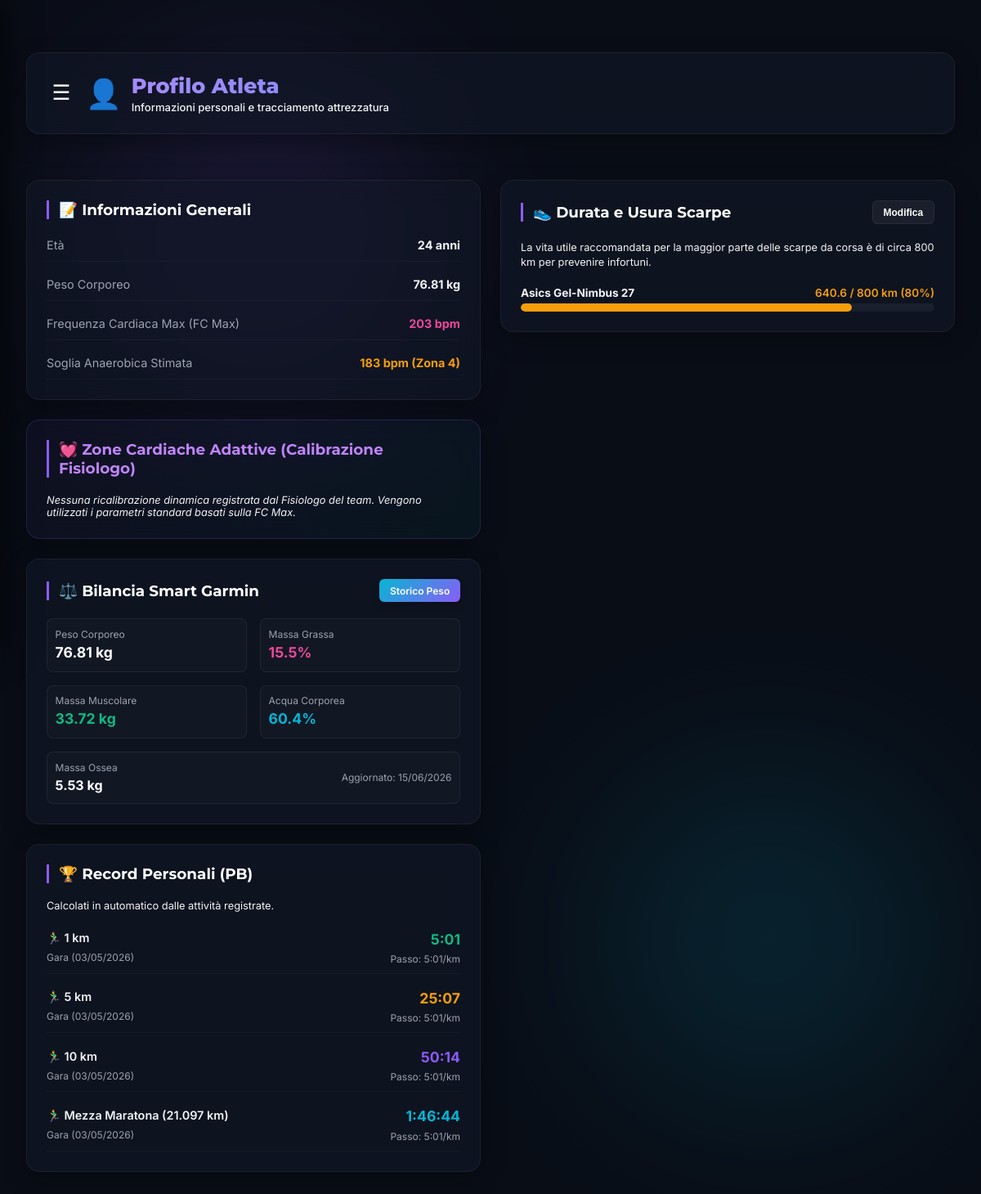
Before: /profile with the older database file.
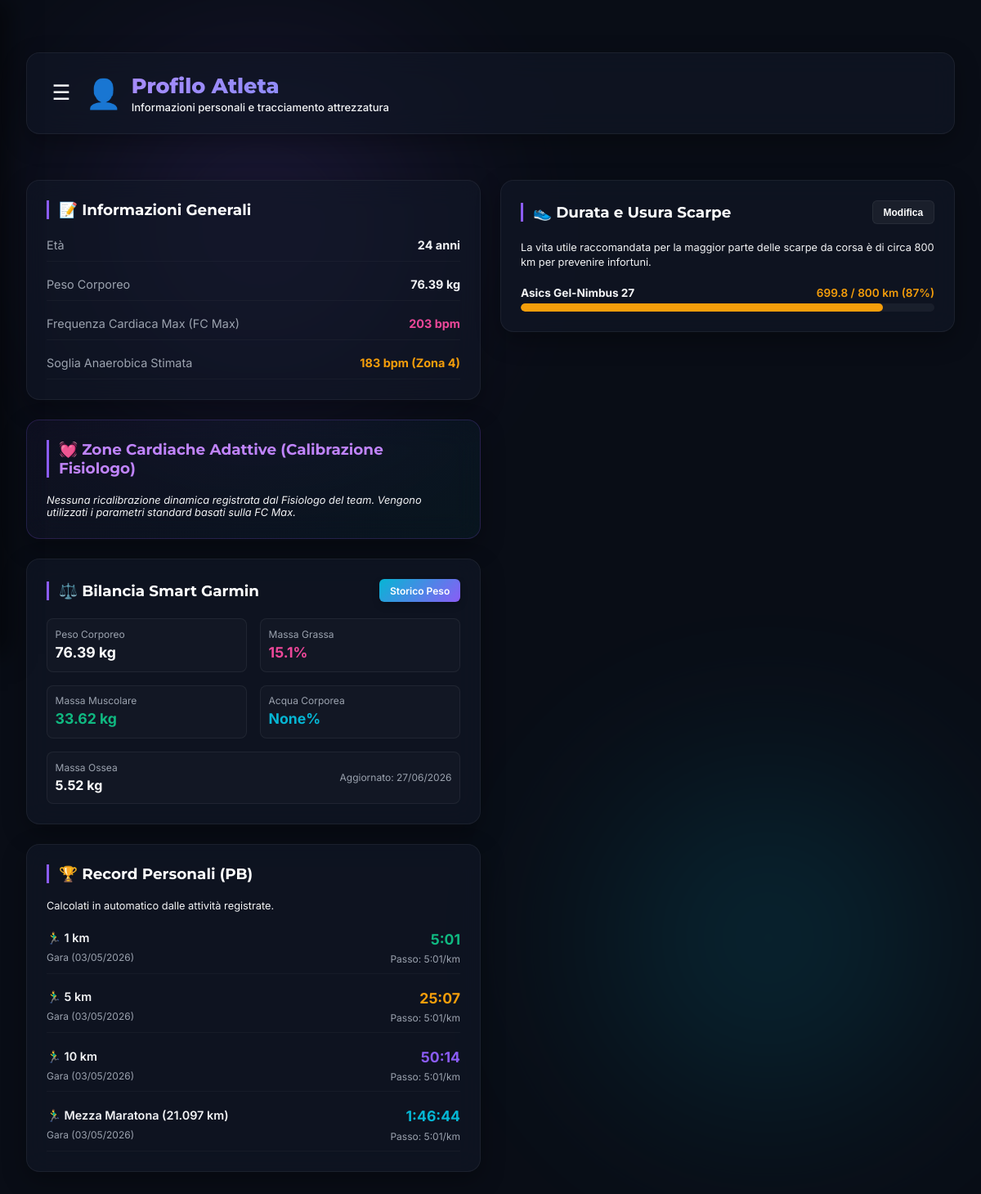
After: the same page with the newer database file.
### database/database.py (models this page shows, shortened)
class Base(DeclarativeBase):
    pass

class DailyMetric(Base):
    __tablename__ = "daily_metrics"
    date: Mapped[datetime.date] = mapped_column(Date, primary_key=True)
    sleep_hours: Mapped[Optional[float]] = mapped_column(Float, nullable=True)
    resting_hr: Mapped[Optional[int]] = mapped_column(Integer, nullable=True)
    hrv_score: Mapped[Optional[int]] = mapped_column(Integer, nullable=True)
    steps: Mapped[Optional[int]] = mapped_column(Integer, nullable=True)
    readiness: Mapped[Optional[float]] = mapped_column(Float, nullable=True)
    weight_kg: Mapped[Optional[float]] = mapped_column(Float, nullable=True)
    body_fat_pct: Mapped[Optional[float]] = mapped_column(Float, nullable=True)
    muscle_mass_kg: Mapped[Optional[float]] = mapped_column(Float, nullable=True)
    water_pct: Mapped[Optional[float]] = mapped_column(Float, nullable=True)
    bone_mass_kg: Mapped[Optional[float]] = mapped_column(Float, nullable=True)

class Shoe(Base):
    __tablename__ = "shoes"
    id: Mapped[int] = mapped_column(Integer, primary_key=True, autoincrement=True)
    name: Mapped[str] = mapped_column(String, unique=True, nullable=False)
    baseline_km: Mapped[float] = mapped_column(Float, default=0.0)
    baseline_date: Mapped[datetime.date] = mapped_column(Date, default=datetime.date(2026, 6, 15))
    is_active: Mapped[bool] = mapped_column(Integer, default=True)

### main.py (the view)
@app.get("/profile", response_class=HTMLResponse)
def get_athlete_profile(request: Request, db: Session = Depends(get_db)):
    birth_date = datetime.date(2001, 9, 1)
    today = datetime.date.today()
    age = today.year - birth_date.year - ((today.month, today.day) < (birth_date.month, birth_date.day))
    max_hr_val = get_max_hr(db)
    personal_records = get_personal_records(db)
    active_shoes = db.query(Shoe).filter(Shoe.is_active == True).all()
    shoes_mileage = {
        shoe.name: get_current_shoe_mileage(db, shoe.name)
        for shoe in active_shoes
    }
    shoes_list = [
        {
            "id": shoe.id,
            "name": shoe.name,
            "mileage": shoes_mileage.get(shoe.name, 0.0)
        }
        for shoe in active_shoes
    ]
    latest_garmin_metric = db.query(DailyMetric).filter(
        DailyMetric.weight_kg.isnot(None)
    ).order_by(DailyMetric.date.desc()).first()
    garmin_metrics = None
    if latest_garmin_metric:
        garmin_metrics = {
            "weight_kg": latest_garmin_metric.weight_kg,
            "body_fat_pct": latest_garmin_metric.body_fat_pct,
            "muscle_mass_kg": latest_garmin_metric.muscle_mass_kg,
            "water_pct": latest_garmin_metric.water_pct,
            "bone_mass_kg": latest_garmin_metric.bone_mass_kg,
            "date": latest_garmin_metric.date.strftime("%d/%m/%Y")
        }
    shoe_mileage = get_current_shoe_mileage(db)
    predictions = get_race_predictions(db)
    from agents.nodes import build_athlete_performance_profile
    perf_profile = build_athlete_performance_profile(db)
    calibration_insight = db.query(AgentInsight).filter(
        AgentInsight.insight_type == "hr_zone_calibration"
    ).order_by(AgentInsight.created_at.desc()).first()
    calibrated_zones = None
    if calibration_insight and calibration_insight.memory_payload:
        calibrated_zones = calibration_insight.memory_payload
    return templates.TemplateResponse(
        request=request,
        name="profile.html",
        context={
            "age": age,
            "max_hr_val": max_hr_val,
            "personal_records": personal_records,
            "shoes_list": shoes_list,
            "shoes_mileage": shoes_mileage,
            "garmin_metrics": garmin_metrics,
            "shoe_mileage": shoe_mileage,
            "predictions": predictions,
            "perf_profile": perf_profile,
            "calibrated_zones": calibrated_zones
        }
    )

### templates/profile.html (shortened to what the changed rows need)
<!DOCTYPE html>
<html lang="it">
<head>
    <link rel="stylesheet" href="/static/css/style.css?v=1.1">
</head>
<body>
    <div class="container" style="max-width: 1200px; margin: 0 auto; padding: 2rem 1rem;">
        <header class="dashboard-header glass-card" style="margin-bottom: 2rem; display: flex; align-items: center; justify-content: space-between; flex-wrap: wrap; gap: 1rem;">
            <div class="header-logo" style="display: flex; align-items: center; gap: 0.75rem;">
                <div class="logo-text">
                    <h1 style="margin: 0; font-family: 'Montserrat', sans-serif; font-size: 1.6rem; font-weight: 800; background: linear-gradient(135deg, #a78bfa, #818cf8); -webkit-background-clip: text; -webkit-text-fill-color: transparent;">Profilo Atleta</h1>
                </div>
            </div>
        </header>
        <div class="dashboard-grid" style="display: grid; grid-template-columns: 1fr 1fr; gap: 1.5rem;">
            <div class="grid-col flex-col">
                <div class="glass-card">
                    <h2 class="card-title">📝 Informazioni Generali</h2>
                    <div style="display: flex; flex-direction: column; gap: 1rem; font-size: 0.9rem; line-height: 1.6;">
                        <div style="display: flex; justify-content: space-between; border-bottom: 1px solid rgba(255,255,255,0.03); padding-bottom: 0.5rem;">
                            <span style="color: var(--text-secondary);">Peso Corporeo</span>
                            <strong>{% if garmin_metrics %}{{ garmin_metrics.weight_kg }} kg{% else %}76 kg{% endif %}</strong>
                        </div>
                    </div>
                </div>
                <div class="glass-card" style="background: linear-gradient(135deg, rgba(139, 92, 246, 0.05) 0%, rgba(6, 182, 212, 0.05) 100%); border: 1px solid rgba(139, 92, 246, 0.2);">
                    <h2 class="card-title" style="color: #c084fc;">💓 Zone Cardiache Adattive (Calibrazione Fisiologo)</h2>
                </div>
                <div class="glass-card">
                    <div style="display: flex; justify-content: space-between; align-items: center; margin-bottom: 1.25rem;">
                        <h2 class="card-title" style="margin-bottom: 0;">⚖️ Bilancia Smart Garmin</h2>
                    </div>
                    {% if garmin_metrics %}
                    <div style="display: grid; grid-template-columns: 1fr 1fr; gap: 1rem; font-size: 0.85rem; line-height: 1.5;">
                        <div style="background: rgba(255,255,255,0.02); padding: 0.6rem; border-radius: 8px; border: 1px solid var(--border-color);">
                            <span style="color: var(--text-secondary); display: block; font-size: 0.75rem;">Peso Corporeo</span>
                            <strong style="font-size: 1.1rem; color: #fff;">{{ garmin_metrics.weight_kg }} kg</strong>
                        </div>
                        <div style="background: rgba(255,255,255,0.02); padding: 0.6rem; border-radius: 8px; border: 1px solid var(--border-color);">
                            <span style="color: var(--text-secondary); display: block; font-size: 0.75rem;">Massa Grassa</span>
                            <strong style="font-size: 1.1rem; color: var(--color-pink);">{{ garmin_metrics.body_fat_pct }}%</strong>
                        </div>
                        <div style="background: rgba(255,255,255,0.02); padding: 0.6rem; border-radius: 8px; border: 1px solid var(--border-color);">
                            <span style="color: var(--text-secondary); display: block; font-size: 0.75rem;">Massa Muscolare</span>
                            <strong style="font-size: 1.1rem; color: var(--color-green);">{{ garmin_metrics.muscle_mass_kg }} kg</strong>
                        </div>
                        <div style="background: rgba(255,255,255,0.02); padding: 0.6rem; border-radius: 8px; border: 1px solid var(--border-color);">
                            <span style="color: var(--text-secondary); display: block; font-size: 0.75rem;">Acqua Corporea</span>
                            <strong style="font-size: 1.1rem; color: var(--color-cyan);">{{ garmin_metrics.water_pct }}%</strong>
                        </div>
                        <div style="grid-column: span 2; background: rgba(255,255,255,0.02); padding: 0.6rem; border-radius: 8px; border: 1px solid var(--border-color); display: flex; justify-content: space-between; align-items: center;">
                            <div>
                                <span style="color: var(--text-secondary); display: block; font-size: 0.75rem;">Massa Ossea</span>
                                <strong style="font-size: 1rem; color: #fff;">{{ garmin_metrics.bone_mass_kg }} kg</strong>
                            </div>
                            <span style="font-size: 0.75rem; color: var(--text-secondary);">Aggiornato: {{ garmin_metrics.date }}</span>
                        </div>
                    </div>
                    {% else %}
                    <p style="font-size: 0.8rem; color: var(--text-muted); font-style: italic; text-align: center; margin: 1rem 0;">Nessun dato registrato. Fai clic su "Sincronizza" per recuperare le ultime metriche corporee da Garmin Scale.</p>
                    {% endif %}
                </div>
                <div class="glass-card">
                    <h2 class="card-title">🏆 Record Personali (PB)</h2>
                </div>
            </div>
            <div class="grid-col flex-col">
                <div class="glass-card">
                    <div style="display: flex; justify-content: space-between; align-items: center; margin-bottom: 1.25rem;">
                        <h2 class="card-title" style="margin-bottom: 0;">👟 Durata e Usura Scarpe</h2>
                    </div>
                    <div style="display: flex; flex-direction: column; gap: 1.25rem;">
                        {% for shoe_name, km in shoes_mileage.items() %}
                        {% set raw_pct = (km / 800.0 * 100.0) %}
                        {% set pct = 100.0 if raw_pct > 100.0 else raw_pct %}
                        {% set color_status = "green" if pct < 70 else "yellow" if pct < 90 else "red" %}
                        <div>
                            <div style="display: flex; justify-content: space-between; font-size: 0.85rem; margin-bottom: 0.35rem;">
                                <strong style="color: var(--text-primary);">{{ shoe_name }}</strong>
                                <span class="shoe-status-text {{ color_status }}" style="font-weight: 600;">{{ km }} / 800 km ({{ pct | round(0) | int }}%)</span>
                            </div>
                            <div style="width: 100%; height: 10px; background: rgba(255, 255, 255, 0.05); border-radius: 5px; overflow: hidden;">
                                <div class="shoe-progress-bar" data-pct="{{ pct }}" data-status="{{ color_status }}" style="height: 100%; border-radius: 5px; transition: width 0.4s ease;"></div>
                            </div>
                        </div>
                        {% endfor %}
                    </div>
                </div>
            </div>
        </div>
    </div>
</body>
</html>

Changed rows visible on the page:
no longer on this page (row edited): DailyMetric: weight_kg "76.81", body_fat_pct "15.5", muscle_mass_kg "33.72", water_pct "60.4", bone_mass_kg "5.53"
added DailyMetric: weight_kg "76.39", body_fat_pct "15.1", muscle_mass_kg "33.62", bone_mass_kg "5.52"
computed for Shoe "Asics Gel-Nimbus 27": km "640.6" → "699.8"; pct "80" → "87"
Other visible differences:
{{ garmin_metrics.water_pct }}: (not shown) → "None"
{{ garmin_metrics.date }}: "15/06/2026" → "27/06/2026"
